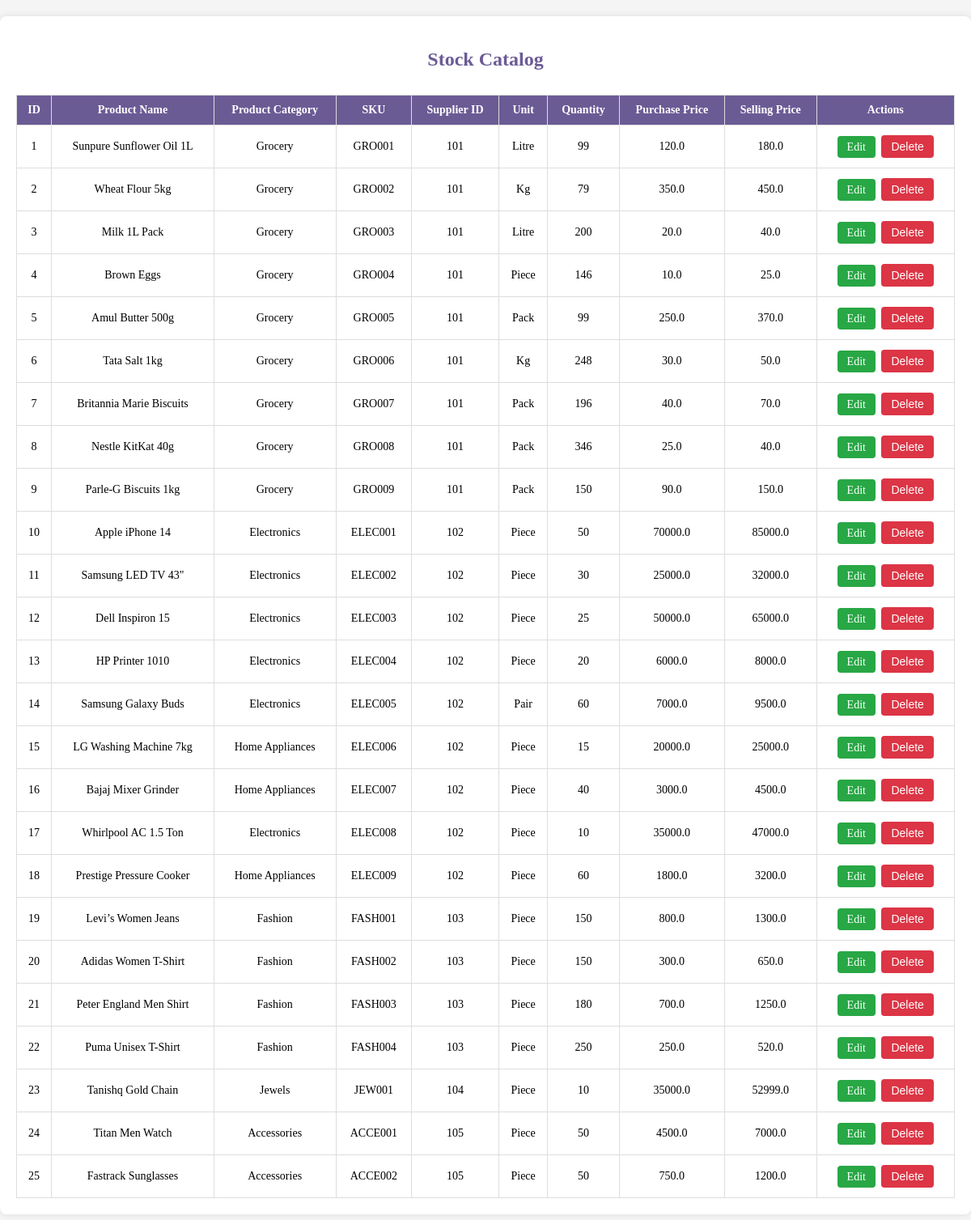
The app's page /stock_catalog (signed in), older data.
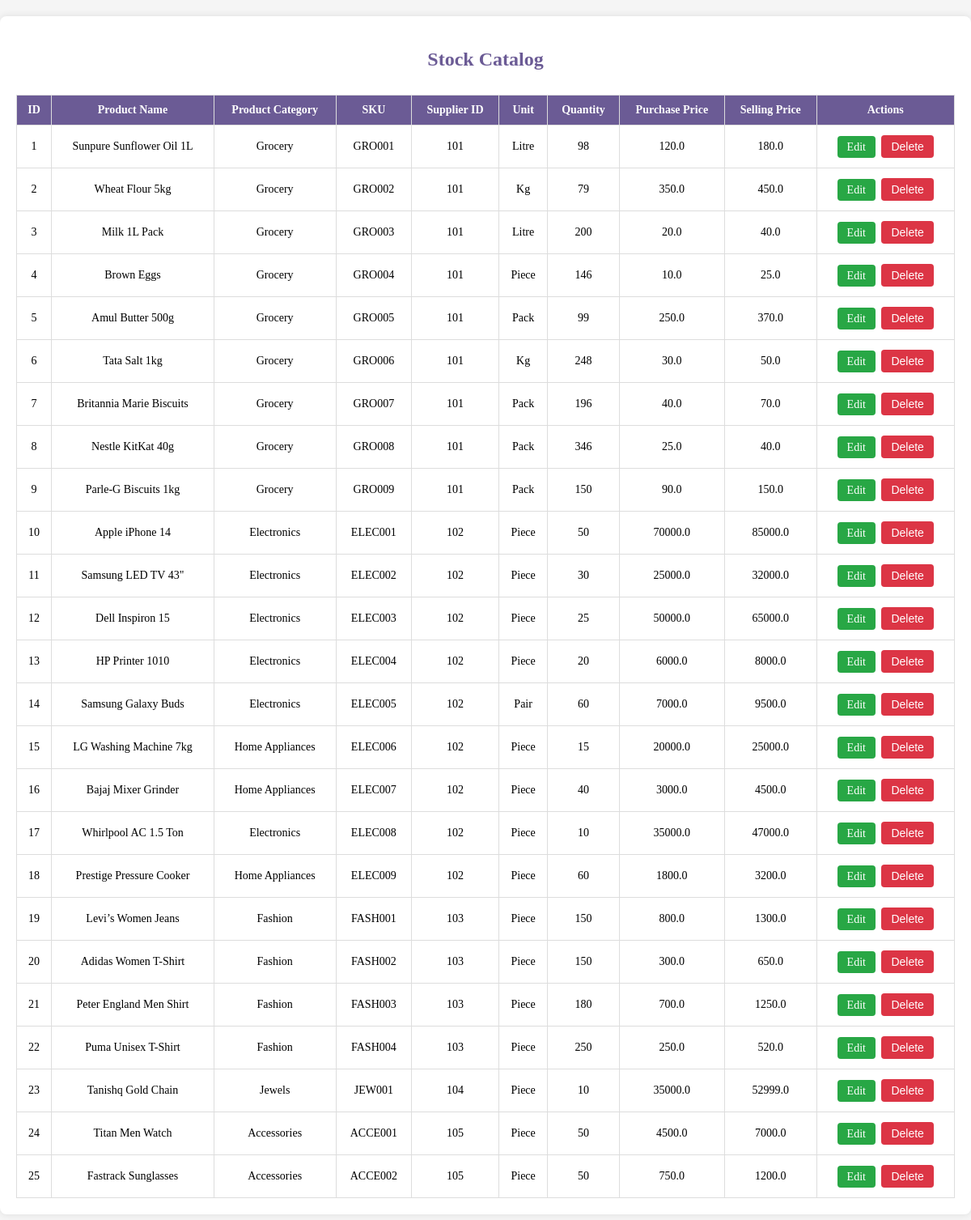
The same page, newer data.
### tables this page shows
CREATE TABLE products (
            id INTEGER PRIMARY KEY AUTOINCREMENT,
            product_name TEXT NOT NULL,
            product_category TEXT NOT NULL,
            sku TEXT NOT NULL UNIQUE,
            supplier_id INTEGER,
            measurement_unit TEXT NOT NULL,
            quantity_in_stock INTEGER DEFAULT 0 NOT NULL,
            reorder_level INTEGER DEFAULT 0 NOT NULL,
            purchase_price REAL NOT NULL,
            selling_price REAL NOT NULL,
            created_at TIMESTAMP DEFAULT CURRENT_TIMESTAMP
        );

### app.py (the view)
@app.route('/stock_catalog', methods=['GET'])
@login_required()
def stock_catalog():
    try:
        conn = get_db_connection()
        cursor = conn.cursor()
        cursor.execute('SELECT * FROM products')
        products = cursor.fetchall()
    except Exception as e:
        flash(f'Error loading stock catalog: {e}', 'danger')
        products = []
    finally:
        conn.close()
    return render_template('stock_catalog.html', stock=products)

### app.py (called while the page is built)
def get_db_connection():
    conn = sqlite3.connect('shelfsmart.db')
    conn.row_factory = sqlite3.Row
    return conn

def login_required(*role):  # accepts any number of roles
    def decorator(f):
        @wraps(f)
        def decorated_function(*args, **kwargs):
            if "user_id" not in session:
                flash("Please log in to access this page.", "error")
                return redirect(url_for("login"))
            if role:
                user_role = session.get("role")
                if user_role not in role:
                    flash("You do not have permission to access this page.", "error")
                    return redirect(url_for("dashboard"))
            return f(*args, **kwargs)
        return decorated_function
    return decorator

@app.before_request
def make_session_permanent():
    session.permanent = False # Session lasts until browser is closed

### templates/stock_catalog.html (shortened to what this page needs)
<!DOCTYPE html>
<html lang="en">
<head>
</head>
<body>
<div class="container">
    <h2>Stock Catalog</h2>
    <div class="table-responsive">
        <table>
            <thead>
                <tr>
                    <th>ID</th>
                    <th>Product Name</th>
                    <th>Product Category</th>
                    <th>SKU</th>
                    <th>Supplier ID</th>
                    <th>Unit</th>
                    <th>Quantity</th>
                    <th>Purchase Price</th>
                    <th>Selling Price</th>
                    <th>Actions</th>
                </tr>
            </thead>
            <tbody>
                {% for product in stock %}
                <tr>
                    <td>{{ product['id'] }}</td>
                    <td>{{ product['product_name'] }}</td>
                    <td>{{ product['product_category'] }}</td>
                    <td>{{ product['sku'] }}</td>
                    <td>{{ product['supplier_id'] }}</td>
                    <td>{{ product['measurement_unit'] }}</td>
                    <td>{{ product['quantity_in_stock'] }}</td>
                    <td>{{ product['purchase_price'] }}</td>
                    <td>{{ product['selling_price'] }}</td>
                    <td>
                        {% if session['role'] in ['admin', 'manager'] %}
                            <a href="{{ url_for('edit_product', product_id=product['id']) }}" class="btn btn-edit">Edit</a>
                            <form method="POST" action="{{ url_for('delete_product', product_id=product['id']) }}" style="display:inline-block;" onsubmit="return confirm('Are you sure?');">
                                <button type="submit" class="btn btn-delete">Delete</button>
                            </form>
                        {% else %}
                            <span style="color: #6b5b95; font-weight: bold;">View Only</span>
                        {% endif %}
                    </td>
                </tr>
                {% else %}
                <tr>
                    <td colspan="10" style="text-align:center;">No products found.</td>
                </tr>
                {% endfor %}
            </tbody>
        </table>
    </div>
</div>
</body>
</html>

Row changes from the older to the newer data that the page shows:
changed products "Sunpure Sunflower Oil 1L": quantity_in_stock "99" → "98"
